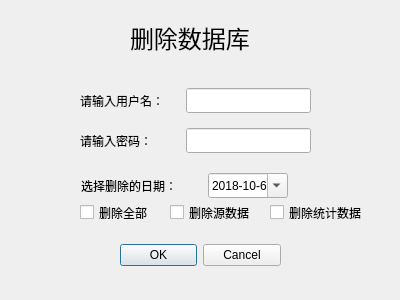
<?xml version="1.0" encoding="UTF-8"?>
<ui version="4.0">
 <class>Dialog</class>
 <widget class="QDialog" name="Dialog">
  <property name="geometry">
   <rect>
    <x>0</x>
    <y>0</y>
    <width>400</width>
    <height>300</height>
   </rect>
  </property>
  <property name="windowTitle">
   <string>Dialog</string>
  </property>
  <property name="toolTip">
   <string>&lt;html&gt;&lt;head/&gt;&lt;body&gt;&lt;p&gt;删除数据库&lt;/p&gt;&lt;/body&gt;&lt;/html&gt;</string>
  </property>
  <widget class="QDialogButtonBox" name="buttonBox">
   <property name="geometry">
    <rect>
     <x>120</x>
     <y>240</y>
     <width>161</width>
     <height>31</height>
    </rect>
   </property>
   <property name="orientation">
    <enum>Qt::Horizontal</enum>
   </property>
   <property name="standardButtons">
    <set>QDialogButtonBox::Cancel|QDialogButtonBox::Ok</set>
   </property>
  </widget>
  <widget class="QLabel" name="label">
   <property name="geometry">
    <rect>
     <x>130</x>
     <y>20</y>
     <width>141</width>
     <height>31</height>
    </rect>
   </property>
   <property name="text">
    <string>&lt;html&gt;&lt;head/&gt;&lt;body&gt;&lt;p&gt;&lt;span style=&quot; font-size:18pt;&quot;&gt;删除数据库&lt;/span&gt;&lt;/p&gt;&lt;/body&gt;&lt;/html&gt;</string>
   </property>
  </widget>
  <widget class="QWidget" name="horizontalLayoutWidget">
   <property name="geometry">
    <rect>
     <x>80</x>
     <y>80</y>
     <width>231</width>
     <height>41</height>
    </rect>
   </property>
   <layout class="QHBoxLayout" name="horizontalLayout">
    <item>
     <widget class="QLabel" name="label_2">
      <property name="sizePolicy">
       <sizepolicy hsizetype="Fixed" vsizetype="Fixed">
        <horstretch>0</horstretch>
        <verstretch>0</verstretch>
       </sizepolicy>
      </property>
      <property name="maximumSize">
       <size>
        <width>100</width>
        <height>25</height>
       </size>
      </property>
      <property name="text">
       <string>请输入用户名：</string>
      </property>
     </widget>
    </item>
    <item>
     <widget class="QLineEdit" name="userEdit">
      <property name="sizePolicy">
       <sizepolicy hsizetype="Fixed" vsizetype="Fixed">
        <horstretch>0</horstretch>
        <verstretch>0</verstretch>
       </sizepolicy>
      </property>
      <property name="maximumSize">
       <size>
        <width>200</width>
        <height>25</height>
       </size>
      </property>
     </widget>
    </item>
   </layout>
  </widget>
  <widget class="QWidget" name="horizontalLayoutWidget_2">
   <property name="geometry">
    <rect>
     <x>80</x>
     <y>120</y>
     <width>231</width>
     <height>41</height>
    </rect>
   </property>
   <layout class="QHBoxLayout" name="horizontalLayout_2">
    <item>
     <widget class="QLabel" name="label_3">
      <property name="sizePolicy">
       <sizepolicy hsizetype="Fixed" vsizetype="Fixed">
        <horstretch>0</horstretch>
        <verstretch>0</verstretch>
       </sizepolicy>
      </property>
      <property name="maximumSize">
       <size>
        <width>100</width>
        <height>25</height>
       </size>
      </property>
      <property name="text">
       <string>请输入密码：</string>
      </property>
     </widget>
    </item>
    <item>
     <widget class="QLineEdit" name="passEdit">
      <property name="sizePolicy">
       <sizepolicy hsizetype="Fixed" vsizetype="Fixed">
        <horstretch>0</horstretch>
        <verstretch>0</verstretch>
       </sizepolicy>
      </property>
      <property name="maximumSize">
       <size>
        <width>200</width>
        <height>25</height>
       </size>
      </property>
     </widget>
    </item>
   </layout>
  </widget>
  <widget class="QWidget" name="horizontalLayoutWidget_3">
   <property name="geometry">
    <rect>
     <x>80</x>
     <y>170</y>
     <width>211</width>
     <height>31</height>
    </rect>
   </property>
   <layout class="QHBoxLayout" name="horizontalLayout_3">
    <item>
     <widget class="QLabel" name="label_4">
      <property name="sizePolicy">
       <sizepolicy hsizetype="Fixed" vsizetype="Fixed">
        <horstretch>0</horstretch>
        <verstretch>0</verstretch>
       </sizepolicy>
      </property>
      <property name="maximumSize">
       <size>
        <width>120</width>
        <height>25</height>
       </size>
      </property>
      <property name="text">
       <string>选择删除的日期：</string>
      </property>
     </widget>
    </item>
    <item>
     <widget class="QDateEdit" name="deleteDateEdit">
      <property name="sizePolicy">
       <sizepolicy hsizetype="Fixed" vsizetype="Fixed">
        <horstretch>0</horstretch>
        <verstretch>0</verstretch>
       </sizepolicy>
      </property>
      <property name="maximumSize">
       <size>
        <width>80</width>
        <height>25</height>
       </size>
      </property>
      <property name="displayFormat">
       <string>yyyy-M-d</string>
      </property>
      <property name="calendarPopup">
       <bool>true</bool>
      </property>
      <property name="date">
       <date>
        <year>2018</year>
        <month>10</month>
        <day>6</day>
       </date>
      </property>
     </widget>
    </item>
   </layout>
  </widget>
  <widget class="QCheckBox" name="deleteAllcheckBox">
   <property name="geometry">
    <rect>
     <x>80</x>
     <y>200</y>
     <width>80</width>
     <height>25</height>
    </rect>
   </property>
   <property name="sizePolicy">
    <sizepolicy hsizetype="Fixed" vsizetype="Fixed">
     <horstretch>0</horstretch>
     <verstretch>0</verstretch>
    </sizepolicy>
   </property>
   <property name="maximumSize">
    <size>
     <width>80</width>
     <height>25</height>
    </size>
   </property>
   <property name="text">
    <string>删除全部</string>
   </property>
   <property name="checkable">
    <bool>true</bool>
   </property>
  </widget>
  <widget class="QCheckBox" name="deletePrimalDataBox">
   <property name="geometry">
    <rect>
     <x>170</x>
     <y>200</y>
     <width>120</width>
     <height>25</height>
    </rect>
   </property>
   <property name="sizePolicy">
    <sizepolicy hsizetype="Fixed" vsizetype="Fixed">
     <horstretch>0</horstretch>
     <verstretch>0</verstretch>
    </sizepolicy>
   </property>
   <property name="maximumSize">
    <size>
     <width>120</width>
     <height>25</height>
    </size>
   </property>
   <property name="text">
    <string>删除源数据</string>
   </property>
   <property name="checkable">
    <bool>true</bool>
   </property>
  </widget>
  <widget class="QCheckBox" name="deleteAllcheckBox_2">
   <property name="geometry">
    <rect>
     <x>270</x>
     <y>200</y>
     <width>111</width>
     <height>25</height>
    </rect>
   </property>
   <property name="sizePolicy">
    <sizepolicy hsizetype="Fixed" vsizetype="Fixed">
     <horstretch>0</horstretch>
     <verstretch>0</verstretch>
    </sizepolicy>
   </property>
   <property name="maximumSize">
    <size>
     <width>120</width>
     <height>25</height>
    </size>
   </property>
   <property name="text">
    <string>删除统计数据</string>
   </property>
   <property name="checkable">
    <bool>true</bool>
   </property>
  </widget>
 </widget>
 <resources/>
 <connections>
  <connection>
   <sender>buttonBox</sender>
   <signal>accepted()</signal>
   <receiver>Dialog</receiver>
   <slot>accept()</slot>
   <hints>
    <hint type="sourcelabel">
     <x>248</x>
     <y>254</y>
    </hint>
    <hint type="destinationlabel">
     <x>157</x>
     <y>274</y>
    </hint>
   </hints>
  </connection>
  <connection>
   <sender>buttonBox</sender>
   <signal>rejected()</signal>
   <receiver>Dialog</receiver>
   <slot>reject()</slot>
   <hints>
    <hint type="sourcelabel">
     <x>316</x>
     <y>260</y>
    </hint>
    <hint type="destinationlabel">
     <x>286</x>
     <y>274</y>
    </hint>
   </hints>
  </connection>
 </connections>
</ui>
